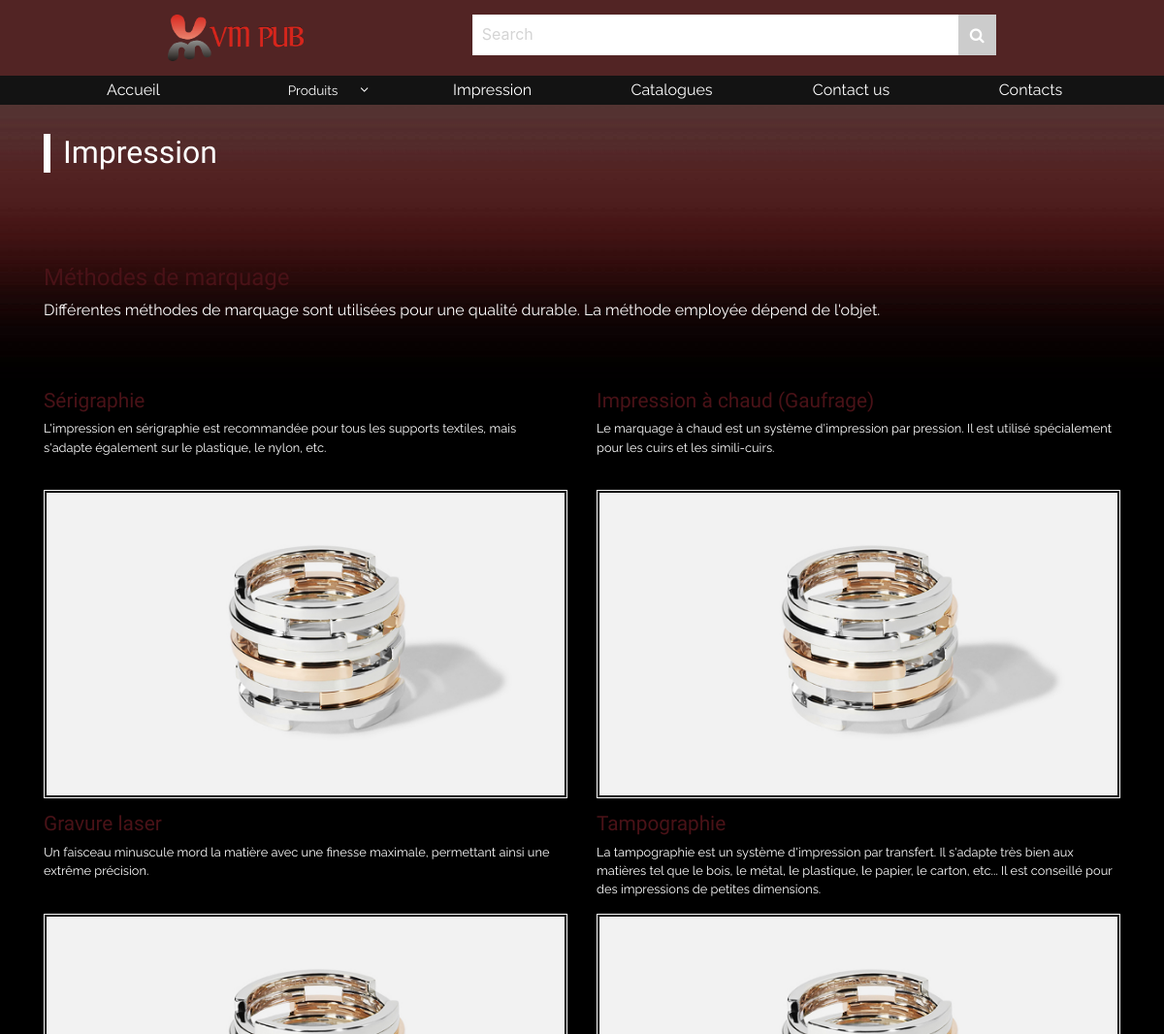
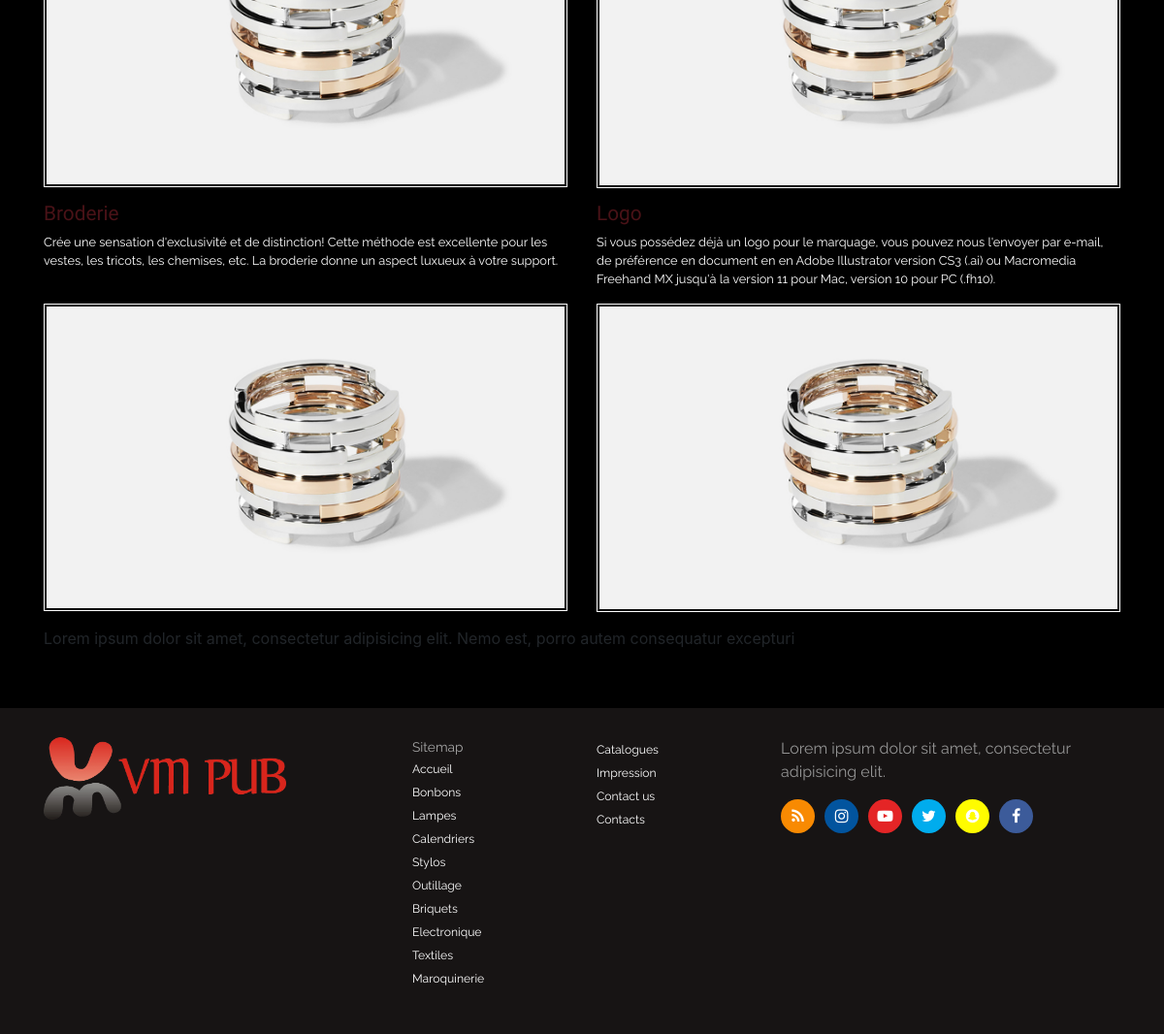
Page /impression/ on the committed database (2 pictures, top to bottom).
### main/models.py (models this page shows, shortened)
class Impression(models.Model):
    title = models.CharField(null=False, max_length=100)
    description = models.CharField(null=False, max_length=2000)
    photo = models.FileField(null=False, upload_to=settings.MEDIA_ROOT + '/impression/')

class Category(models.Model):
    name = models.CharField(null=False, max_length=50)
    photo = models.FileField(null=False, upload_to=settings.MEDIA_ROOT+'/categories/')

### main/views.py (the view)
# urls.py: url(r'impression/', ImpressionView.as_view(), name='impression'),
class ImpressionView(View):
    template_name = 'main/impression.html'
    def get(self, request):
        context = {'categories': get_categories(), 'news': get_news()}
        return render(request, 'main/impression.html', context)

### main/context_processors.py (called while the page is built)
def get_category_menu(request):
    cat_names = []
    categories = Category.objects.all()
    for category in categories:
        cat_names.append(category.name)
    return {
        'categories': cat_names,
        'impressions': Impression.objects.all(),
        'catalogs': Catalog.objects.all(),
    }

### main/views.py (called while the page is built)
def get_news():
    news = []
    hot_news = HotNew.objects.all()
    if hot_news:
        for n in hot_news:
            news.append(n.news)
    return news

def get_categories():
    cat_names = []
    categories = Category.objects.all()
    for category in categories:
        cat_names.append(category.name)
    categories_names = []
    for name in cat_names:
        categories_names.append(re.sub('\s+', '-', name))
    return categories_names

### main/templates/main/impression.html
{% extends 'main/base.html' %}
{% block content %}
{% load static %}
    <div class="container">
           <h2 class='special-header'>Impression</h2>
    </div>
    <div class='impression'>
        <div class="container">
            <div class="start">
                <h4 style="color: #491217">Méthodes de marquage</h4>
                <p>Différentes méthodes de marquage sont utilisées pour une qualité durable. La méthode employée dépend de l'objet.</p>
            </div>
            <div class="row">
                {% for imp in impressions %}
                <div class="col-md-6">
                    <div class="type">
                        <h4 style="color: #491217">{{ imp.title }}</h4>
                        <p>{{ imp.description }}</p>
                        <div class='image'>
                            <img src='{% static 'main/images/1.jpg'%}' alt='' class='img-fluid' />
                        </div>
                    </div>
                </div>
                {% endfor %}
            </div>
            <marquee>Lorem ipsum dolor sit amet, consectetur adipisicing elit. Nemo est, porro autem consequatur excepturi</marquee>
        </div>
    </div>
    {% endblock %}

### main/templates/main/footer.html (shortened to what this page needs)
{% load static %}
{% block footer %}
    <div class='footer'>
        <div class='container'>
            <div class='row'>
                <div class='col-md-4'>
                    <a href='#' target="_blank"><img src='{% static 'main/images/gif.gif' %}' alt='logo' class='img-fluid flogo' /></a>
                </div>
                <div class='col-md-4'>
                    <ul class='sitemap list-unstyled row'>
                        <div class='col-6'>
                            <li>
                                Sitemap
                            </li>
                            <li class="active">
                                <a href="{% url 'main:home' %}">Accueil <span class="sr-only">(current)</span></a>
                            </li>
                            {% for cat in categories %}
                            <li>
                                <a href="{% url 'main:categories' cat_name=cat %}">{{ cat|title }}</a>
                            </li>
                            {% endfor %}
                        </div>
                        <div class='col-6'>
                            <li>
                                <a href="{% url 'main:catalog' %}">Catalogues</a>
                            </li>
							 <li>
                                <a href="{% url 'main:impression' %}">Impression</a>
                            </li>
                            <li>
                                <a href="{% url 'main:contact' %}">Contact us</a>
                            </li>
                            <li>
                                <a href="{% url 'main:details' %}">Contacts</a>
                            </li>
                        </div>
                    </ul>
                </div>
                <div class='col-md-4'>
                    <div class='footer-brand'>
                        <p>Lorem ipsum dolor sit amet, consectetur adipisicing elit.</p>
                        <ul class='footer-media list-unstyled'>
                            <li><i class='fa fa-rss'></i></li>
                            <li><i class='fa fa-instagram'></i></li>
                            <li><i class='fa fa-youtube-play'></i></li>
                            <li><i class='fa fa-twitter'></i></li>
                            <li><i class='fa fa-snapchat'></i></li>
                            <li><i class='fa fa-facebook'></i></li>
                        </ul>
                    </div>
                </div>
            </div>
        </div>
    </div>
{% endblock %}

### main/static/main/css/stylesheet.css (style rules this page uses)
* { -webkit-box-sizing: border-box; -moz-box-sizing: border-box; -o-box-sizing: border-box; box-sizing: border-box; }
html { margin: 0; padding: 0; background-color: transparent; background-image: url(../images/bg.jpg); background-position: left top; background-repeat: repeat; background-attachment: scroll; }
body { background: url(../images/bg.jpg) no-repeat; -webkit-background-size: cover; -moz-background-size: cover; -o-background-size: cover; background-size: cover; height: 1vh }
h1,h2,h3,h4,h5,h6 { font-family: 'Do Hyeon', sans-serif; }
::placeholder { color: #d4d4d4;font-size: 1rem }
.special-header { padding-top: 140px;padding-left: 20px; color:#FFF;position: relative }
.special-header:before { content: ''; position: absolute; top: 138px; left: 0; width: 7px; height: 40px; background: #FFF; }
.footer { background: #171414; color: #FFF; padding: 30px 0; overflow: hidden; }
.footer .flogo { width: 250px }
.footer ul div:first-of-type li:first-of-type { cursor: default; font-size: 0.86rem; color: #a5a5a5; }
.footer ul div li a { font-size: 0.76rem }
.footer p { color: #949494 }
.footer .footer-media { display: flex; margin: 0 0 30px 0; padding: 0; color: #FFF }
.footer .footer-media li i { background: #FFF; width: 35px; height: 35px; line-height: 35px; text-align: center; border-radius: 50% }
.footer .footer-media li { padding-right: 10px }
.footer .footer-media li i:first-of-type { background: #f88a02 }
.footer .footer-media li:nth-of-type(2) i { background: #02549e }
.footer .footer-media li:nth-of-type(3) i { background: #e42526 }
.footer .footer-media li:nth-of-type(4) i { background: #00aced }
.footer .footer-media li:nth-of-type(5) i { background: #fffc00 }
.footer .footer-media li:last-of-type i { background: #3c5b9a }
.footer .sitemap { padding: 0; }
.footer .sitemap a { color: #FFF; text-decoration: none }
.impression { padding: 60px 0 }
.impression .start { margin: 30px 0 70px 0; color: #FFF }
.impression .type { color: #FFF;margin-bottom: 15px }
.impression .type h4 { font-size: 1.3rem }
.impression .type p { min-height: 57px; font-size: .8rem; }
.impression .type .image { border: 1px solid #FFF; padding: 2px; }

### rows in the picture
Impression: title "Sérigraphie", description "L'impression en sérigraphie est recommandée pour tous les supports textiles, mais s'adapte également sur le plastique, le nylon, etc."
Impression: title "Impression à chaud (Gaufrage)", description "Le marquage à chaud est un système d'impression par pression. Il est utilisé spécialement pour les cuirs et les simili-cuirs."
Impression: title "Gravure laser", description "Un faisceau minuscule mord la matière avec une finesse maximale, permettant ainsi une extrême précision."
Impression: title "Tampographie", description "La tampographie est un système d'impression par transfert. Il s'adapte très bien aux matières tel que le bois, le métal, le plastique, le papier, le carton, etc... Il est conseillé pour des impressions de petites dimensions."
Impression: title "Broderie", description "Crée une sensation d'exclusivité et de distinction! Cette méthode est excellente pour les vestes, les tricots, les chemises, etc. La broderie donne un aspect luxueux à votre support."
Impression: title "Logo", description "Si vous possédez déjà un logo pour le marquage, vous pouvez nous l'envoyer par e-mail, de préférence en document en en Adobe Illustrator version CS3 (.ai) ou Macromedia Freehand MX jusqu'à la version 11 pour Mac, version 10 pour PC (.fh10)."
Category: categories "Bonbons"
Category: categories "Lampes"
Category: categories "Calendriers"
Category: categories "Stylos"
Category: categories "Outillage"
Category: categories "Briquets"
Category: categories "Electronique"
Category: categories "Textiles"
Category: categories "Maroquinerie"
